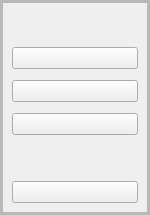
     <widget class="QFrame" name="side_menu_closed">
      <property name="minimumSize">
       <size>
        <width>100</width>
        <height>0</height>
       </size>
      </property>
      <property name="maximumSize">
       <size>
        <width>150</width>
        <height>16777215</height>
       </size>
      </property>
      <property name="styleSheet">
       <string notr="true">QPushButton:checked{
                    background-color: rgb(80, 80, 80);
                }</string>
      </property>
      <property name="frameShape">
       <enum>QFrame::StyledPanel</enum>
      </property>
      <property name="frameShadow">
       <enum>QFrame::Raised</enum>
      </property>
      <layout class="QVBoxLayout" name="verticalLayout_2">
       <property name="spacing">
        <number>0</number>
       </property>
       <property name="leftMargin">
        <number>0</number>
       </property>
       <property name="topMargin">
        <number>0</number>
       </property>
       <property name="rightMargin">
        <number>0</number>
       </property>
       <property name="bottomMargin">
        <number>0</number>
       </property>
       <item>
        <widget class="QFrame" name="slide_menu">
         <property name="frameShape">
          <enum>QFrame::StyledPanel</enum>
         </property>
         <property name="frameShadow">
          <enum>QFrame::Raised</enum>
         </property>
         <layout class="QVBoxLayout" name="verticalLayout_8">
          <property name="spacing">
           <number>0</number>
          </property>
          <property name="leftMargin">
           <number>0</number>
          </property>
          <property name="topMargin">
           <number>0</number>
          </property>
          <property name="rightMargin">
           <number>0</number>
          </property>
          <property name="bottomMargin">
           <number>0</number>
          </property>
          <item>
           <widget class="QFrame" name="frame_7">
            <property name="styleSheet">
             <string notr="true"/>
            </property>
            <property name="frameShape">
             <enum>QFrame::StyledPanel</enum>
            </property>
            <property name="frameShadow">
             <enum>QFrame::Raised</enum>
            </property>
            <layout class="QVBoxLayout" name="verticalLayout_7">
             <item>
              <spacer name="verticalSpacer_7">
               <property name="orientation">
                <enum>Qt::Vertical</enum>
               </property>
               <property name="sizeType">
                <enum>QSizePolicy::Fixed</enum>
               </property>
               <property name="sizeHint" stdset="0">
                <size>
                 <width>20</width>
                 <height>5</height>
                </size>
               </property>
              </spacer>
             </item>
             <item>
              <widget class="QLabel" name="label_2">
               <property name="minimumSize">
                <size>
                 <width>20</width>
                 <height>10</height>
                </size>
               </property>
               <property name="maximumSize">
                <size>
                 <width>100</width>
                 <height>35</height>
                </size>
               </property>
               <property name="styleSheet">
                <string notr="true">image: url(:/icons/coolicons PNG/White/Interface/Window_Terminal.png);</string>
               </property>
               <property name="text">
                <string/>
               </property>
               <property name="pixmap">
                <pixmap>icons/RDT.png</pixmap>
               </property>
               <property name="scaledContents">
                <bool>true</bool>
               </property>
              </widget>
             </item>
             <item>
              <spacer name="verticalSpacer">
               <property name="orientation">
                <enum>Qt::Vertical</enum>
               </property>
               <property name="sizeType">
                <enum>QSizePolicy::Fixed</enum>
               </property>
               <property name="sizeHint" stdset="0">
                <size>
                 <width>20</width>
                 <height>10</height>
                </size>
               </property>
              </spacer>
             </item>
             <item>
              <widget class="QPushButton" name="home">
               <property name="toolTip">
                <string>Home Tab</string>
               </property>
               <property name="text">
                <string/>
               </property>
               <property name="icon">
                <iconset>
                 <normaloff>icons/home-3-24.png</normaloff>icons/home-3-24.png</iconset>
               </property>
               <property name="iconSize">
                <size>
                 <width>25</width>
                 <height>25</height>
                </size>
               </property>
               <property name="checkable">
                <bool>true</bool>
               </property>
               <property name="autoExclusive">
                <bool>true</bool>
               </property>
              </widget>
             </item>
             <item>
              <spacer name="verticalSpacer_4">
               <property name="orientation">
                <enum>Qt::Vertical</enum>
               </property>
               <property name="sizeType">
                <enum>QSizePolicy::Minimum</enum>
               </property>
               <property name="sizeHint" stdset="0">
                <size>
                 <width>20</width>
                 <height>5</height>
                </size>
               </property>
              </spacer>
             </item>
             <item>
              <widget class="QPushButton" name="contact">
               <property name="toolTip">
                <string>Contact Information</string>
               </property>
               <property name="text">
                <string/>
               </property>
               <property name="icon">
                <iconset>
                 <normaloff>icons/message-2-xxl.png</normaloff>icons/message-2-xxl.png</iconset>
               </property>
               <property name="iconSize">
                <size>
                 <width>25</width>
                 <height>25</height>
                </size>
               </property>
               <property name="checkable">
                <bool>true</bool>
               </property>
               <property name="autoExclusive">
                <bool>true</bool>
               </property>
              </widget>
             </item>
             <item>
              <spacer name="verticalSpacer_9">
               <property name="orientation">
                <enum>Qt::Vertical</enum>
               </property>
               <property name="sizeType">
                <enum>QSizePolicy::Minimum</enum>
               </property>
               <property name="sizeHint" stdset="0">
                <size>
                 <width>20</width>
                 <height>5</height>
                </size>
               </property>
              </spacer>
             </item>
             <item>
              <widget class="QPushButton" name="checkmini_btn">
               <property name="toolTip">
                <string>Contact Information</string>
               </property>
               <property name="text">
                <string/>
               </property>
               <property name="icon">
                <iconset>
                 <normaloff>icons/lock.png</normaloff>icons/lock.png</iconset>
               </property>
               <property name="iconSize">
                <size>
                 <width>25</width>
                 <height>25</height>
                </size>
               </property>
               <property name="checkable">
                <bool>true</bool>
               </property>
               <property name="autoExclusive">
                <bool>true</bool>
               </property>
              </widget>
             </item>
             <item>
              <spacer name="verticalSpacer_3">
               <property name="orientation">
                <enum>Qt::Vertical</enum>
               </property>
               <property name="sizeType">
                <enum>QSizePolicy::Expanding</enum>
               </property>
               <property name="sizeHint" stdset="0">
                <size>
                 <width>20</width>
                 <height>40</height>
                </size>
               </property>
              </spacer>
             </item>
             <item>
              <widget class="QPushButton" name="info">
               <property name="sizePolicy">
                <sizepolicy hsizetype="Minimum" vsizetype="Preferred">
                 <horstretch>0</horstretch>
                 <verstretch>0</verstretch>
                </sizepolicy>
               </property>
               <property name="toolTip">
                <string>Show Info about this tool</string>
               </property>
               <property name="whatsThis">
                <string>Show Info about this tool</string>
               </property>
               <property name="text">
                <string/>
               </property>
               <property name="icon">
                <iconset>
                 <normaloff>icons/info-xxl.png</normaloff>icons/info-xxl.png</iconset>
               </property>
               <property name="iconSize">
                <size>
                 <width>25</width>
                 <height>29</height>
                </size>
               </property>
               <property name="checkable">
                <bool>true</bool>
               </property>
               <property name="autoExclusive">
                <bool>true</bool>
               </property>
              </widget>
             </item>
            </layout>
           </widget>
          </item>
         </layout>
        </widget>
       </item>
      </layout>
     </widget>
